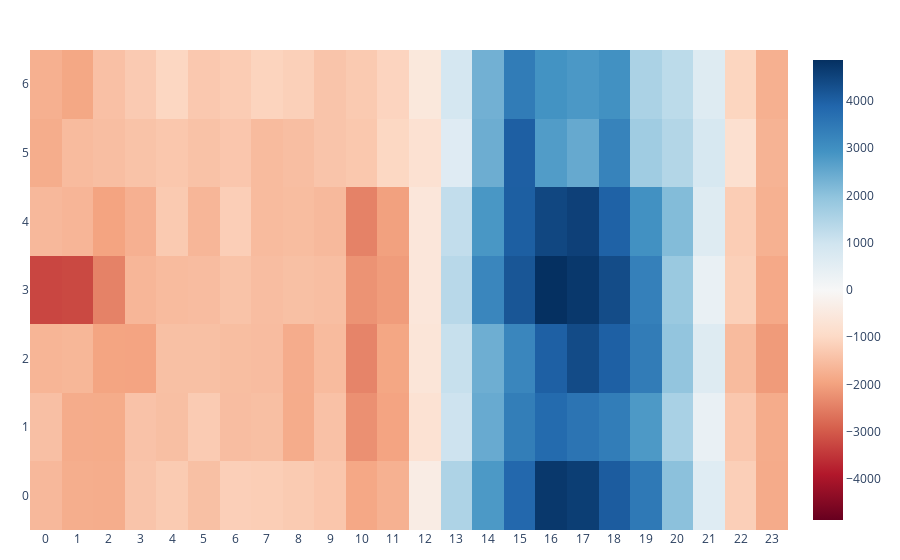

Notebook code cell kept with this figure:
### Code cell
import plotly.graph_objects as go

#Create heatmap
fig = go.Figure(data=go.Heatmap(
    z=hourON["Proportion_of_consumption_production"],
    x=hourON["HourOfTimestamp"],
    y=hourON["WeekdayOfTimestamp"], colorscale="RdBu", zmid=0
)
)

fig.update_layout(margin=dict(
    l=30,
    r=30,
    b=30,
    t=50,
), xaxis_nticks=30,
    yaxis_nticks=10
    # annotations=annotations,
)

fig.show()

### Figure 1 — Plotly figure (JSON) as saved in the notebook; plotly's stock layout.template omitted (floating-point values rounded to 4 significant figures; data arrays with more than 128 entries replaced by an {"elided": "..."} marker saying what was removed)
{"data": [{"colorscale": [[0.0, "rgb(103,0,31)"], [0.1, "rgb(178,24,43)"], [0.2, "rgb(214,96,77)"], [0.3, "rgb(244,165,130)"], [0.4, "rgb(253,219,199)"], [0.5, "rgb(247,247,247)"], [0.6, "rgb(209,229,240)"], [0.7, "rgb(146,197,222)"], [0.8, "rgb(67,147,195)"], [0.9, "rgb(33,102,172)"], [1.0, "rgb(5,48,97)"]], "type": "heatmap", "x": {"elided": "168 int values"}, "y": {"elided": "168 int values"}, "z": {"elided": "168 float values"}, "zmid": 0}], "layout": {"margin": {"b": 30, "l": 30, "r": 30, "t": 50}, "xaxis": {"nticks": 30}, "yaxis": {"nticks": 10}}}
